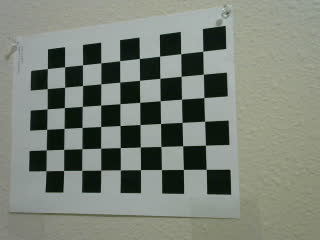
//> input picture cam_test/camera_calibration/images/R/img1.jpg, 320 x 240 px; its folder holds 5 pictures in this run
$ ./calibrate   (built with g++ and OpenCV 4)
//> lines starting //> are read from the running program, lines starting //| are printed output that depends on the picture; after the words box and inside, x2 and y2 are one past the last pixel; in counts of white or black regions, pixels touching at a corner belong together
#include <opencv2/opencv.hpp>
#include <opencv2/calib3d/calib3d.hpp>
#include <opencv2/calib3d/calib3d_c.h>
#include <opencv2/highgui/highgui.hpp>
#include <opencv2/highgui/highgui_c.h>
#include <opencv2/imgproc/imgproc.hpp>
#include <stdio.h>
#include <iostream>

#define DEBUG
// Defining the dimensions of checkerboard
int CHECKERBOARD[2]{6,9};

int main()
{
  // Creating vector to store vectors of 3D points for each checkerboard image
  std::vector<std::vector<cv::Point3f> > objpoints;

  // Creating vector to store vectors of 2D points for each checkerboard image
  std::vector<std::vector<cv::Point2f> > imgpoints;

  // Defining the world coordinates for 3D points
  std::vector<cv::Point3f> objp;
  for(int i{0}; i<CHECKERBOARD[1]; i++)
  {
    for(int j{0}; j<CHECKERBOARD[0]; j++)
      objp.push_back(cv::Point3f(j,i,0));
  }


  // Extracting path of individual image stored in a given directory
  std::vector<cv::String> images;

  // Path of the folder containing checkerboard images
  std::string path = "./images/R/*.jpg";

  try{
    cv::glob(path, images);

  }
  catch(...){
    std::cout << "Error: Caught error\n";
    return 1;
  }

  cv::Mat frame, gray;
  // vector to store the pixel coordinates of detected checker board corners
  std::vector<cv::Point2f> corner_pts;
  bool success;

  // Looping over all the images in the directory
  for(int i{0}; i<images.size(); i++)
  {
    frame = cv::imread(images[i]);
//> frame is the input picture: 240 rows x 320 cols, CV_8UC3; mean B, G, R 120, 130.2, 123.6
    cv::cvtColor(frame,gray,cv::COLOR_BGR2GRAY);

    // Finding checker board corners
    // If desired number of corners are found in the image then success = true
    success = cv::findChessboardCorners(gray, cv::Size(CHECKERBOARD[0], CHECKERBOARD[1]), corner_pts, CV_CALIB_CB_ADAPTIVE_THRESH | CV_CALIB_CB_FAST_CHECK | CV_CALIB_CB_NORMALIZE_IMAGE);
//> success = true; corner_pts = 54 Points (x, y), first 12: [202.7, 51.26], [203.3, 74.12], [203.9, 97.48], [204.6, 121.4], [205.5, 145.2], [206.1, 169.4], [180.8, 53.71], [181.1, 76.37], [181.5, 99.3], [182.2, 122.4], [182.7, 145.7], [183.4, 169.4]

    /*
     * If desired number of corner are detected,
     * we refine the pixel coordinates and display
     * them on the images of checker board
    */
    if(success)
    {
      cv::TermCriteria criteria(CV_TERMCRIT_EPS | CV_TERMCRIT_ITER, 30, 0.001);

      // refining pixel coordinates for given 2d points.
      cv::cornerSubPix(gray,corner_pts,cv::Size(11,11), cv::Size(-1,-1),criteria);
//> corner_pts = 54 Points (x, y), first 12: [202.8, 51.24], [203.4, 74.2], [203.8, 97.58], [204.6, 121.3], [205.4, 145.2], [206.3, 169.4], [180.7, 53.67], [181.1, 76.28], [181.5, 99.19], [182.1, 122.4], [182.7, 145.7], [183.4, 169.4]

      // Displaying the detected corner points on the checker board
      cv::drawChessboardCorners(frame, cv::Size(CHECKERBOARD[0], CHECKERBOARD[1]), corner_pts, success);
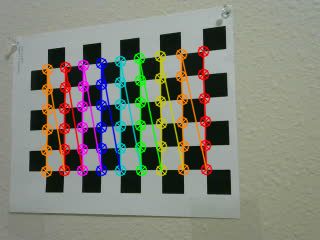
//> frame: 240 rows x 320 cols, CV_8UC3; 12.32% of pixels changed, all inside (x1, y1, x2, y2) = (40, 45, 213, 178)

      objpoints.push_back(objp);
      imgpoints.push_back(corner_pts);
//> imgpoints = 1 point lists
    }
    else{
      std::cout << "NO SUCCESS" << i << "\n" ;
    }

#ifndef DEBUG
    cv::imshow("Image",frame);
    cv::waitKey(0);
#endif
  }
//> pass 2 of the loop `for(int i{0}; i<images.size(); i++)`:
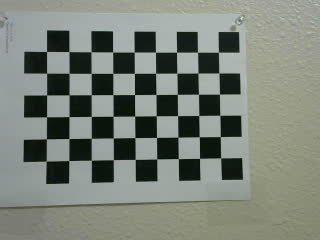
//> input picture cam_test/camera_calibration/images/R/img10.jpg, 320 x 240 px
//> frame is the input picture: 240 rows x 320 cols, CV_8UC3; mean B, G, R 120.5, 129.9, 123.3
//> `success = cv::findChessboardCorners(gray, cv::Size(CHECKERBOARD[0], CH..`: corner_pts = 54 Points (x, y), first 12: [218.3, 52.2], [219, 72.99], [219.7, 94.07], [219.5, 115.6], [220.3, 136.9], [220.7, 157.9], [197.4, 52.29], [197.7, 72.71], [198.4, 93.98], [198.9, 115.3], [199, 137], [199.5, 158.3]
//> `cv::cornerSubPix(gray,corner_pts,cv::Size(11,11), cv::Size(-1,-1),crit..`: corner_pts = 54 Points (x, y), first 12: [218.4, 52.25], [218.8, 72.98], [219.5, 94.15], [219.8, 115.3], [220.3, 136.6], [220.6, 157.9], [197.5, 52.19], [197.9, 73.06], [198.5, 94.23], [198.7, 115.5], [199.3, 136.7], [199.5, 158.4]
//> `cv::drawChessboardCorners(frame, cv::Size(CHECKERBOARD[0], CHECKERBOAR..`:
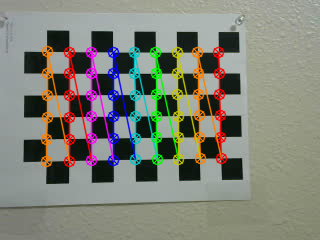
//> frame: 240 rows x 320 cols, CV_8UC3; 12.32% of pixels changed, all inside (x1, y1, x2, y2) = (40, 45, 228, 168)
//> imgpoints = 2 point lists
//> pass 3 of the loop `for(int i{0}; i<images.size(); i++)`:
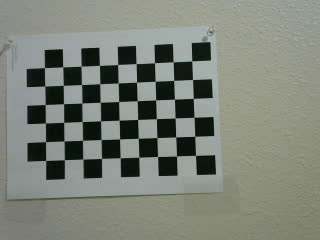
//> input picture cam_test/camera_calibration/images/R/img2.jpg, 320 x 240 px
//> frame is the input picture: 240 rows x 320 cols, CV_8UC3; mean B, G, R 120.5, 130.5, 124.8
//> `success = cv::findChessboardCorners(gray, cv::Size(CHECKERBOARD[0], CH..`: corner_pts = 54 Points (x, y), first 12: [191.6, 60.94], [192.5, 79.5], [193.3, 98.47], [194.1, 117.3], [194.7, 136.3], [195.5, 155.5], [173.1, 61.79], [173.6, 80.35], [174.5, 99.25], [175.2, 117.9], [175.6, 136.8], [176.5, 156.1]
//> `cv::cornerSubPix(gray,corner_pts,cv::Size(11,11), cv::Size(-1,-1),crit..`: corner_pts = 54 Points (x, y), first 12: [191.7, 60.91], [192.5, 79.51], [193.3, 98.39], [194.1, 117.3], [194.7, 136.3], [195.5, 155.4], [173.1, 61.74], [173.7, 80.41], [174.4, 99.22], [175.1, 117.9], [175.7, 136.9], [176.5, 155.9]
//> `cv::drawChessboardCorners(frame, cv::Size(CHECKERBOARD[0], CHECKERBOAR..`:
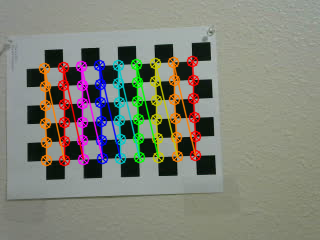
//> frame: 240 rows x 320 cols, CV_8UC3; 11.29% of pixels changed, all inside (x1, y1, x2, y2) = (38, 55, 202, 167)
//> imgpoints = 3 point lists
//> the loop made 5 passes; the first 3 are shown

  cv::destroyAllWindows();

  cv::Mat cameraMatrix,distCoeffs,R,T;

  /*
   * Performing camera calibration by
   * passing the value of known 3D points (objpoints)
   * and corresponding pixel coordinates of the
   * detected corners (imgpoints)
  */
  cv::calibrateCamera(objpoints, imgpoints, cv::Size(gray.rows,gray.cols), cameraMatrix, distCoeffs, R, T);

  std::cout << "cameraMatrix : " << cameraMatrix << std::endl;
  std::cout << "distCoeffs : " << distCoeffs << std::endl;
  std::cout << "Rotation vector : " << R << std::endl;
  std::cout << "Translation vector : " << T << std::endl;


// apply transformation

  frame = cv::imread("images/R/img8.jpg");
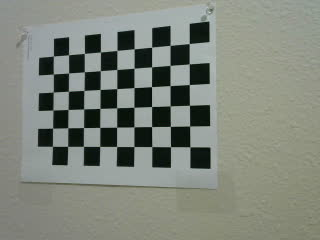
//> input picture cam_test/camera_calibration/images/R/img8.jpg, 320 x 240 px
//> frame is the input picture: 240 rows x 320 cols, CV_8UC3; mean B, G, R 123.4, 133.1, 127.5


  cv::Mat dst, map1, map2,new_camera_matrix;
  cv::Size imageSize(cv::Size(frame.cols,frame.rows));
//> imageSize = Size(320, 240)
#ifdef DEBUG
  std::cout << "\tF-Col: " << frame.cols << "    F-Row: " << frame.rows << std::endl;
//| 	F-Col: 320    F-Row: 240
#endif

// Refining the camera matrix using parameters obtained by calibration
  new_camera_matrix = cv::getOptimalNewCameraMatrix(cameraMatrix, distCoeffs, imageSize, 1, imageSize, 0);

// Method 1 to undistort the image
  //cv::undistort( frame, dst, new_camera_matrix, distCoeffs, new_camera_matrix );

// Method 2 to undistort the image
cv::initUndistortRectifyMap(cameraMatrix, distCoeffs, cv::Mat(),cv::getOptimalNewCameraMatrix(cameraMatrix, distCoeffs, imageSize, 1, imageSize, 0),imageSize, CV_16SC2, map1, map2);
cv::remap(frame, dst, map1, map2, cv::INTER_LINEAR);


//Displaying the undistorted image
  cv::imshow("undistorted image",dst);
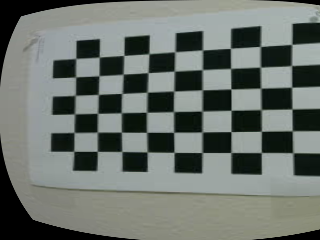
//> window 'undistorted image': 240 rows x 320 cols, CV_8UC3; mean B, G, R 108.6, 114.2, 107.6
  cv::waitKey(0);;

  return 0;
}

/*
cv::Mat dst, map1, map2,new_camera_matrix;
cv::Size imageSize(cv::Size(image.cols,image.rows));

// Refining the camera matrix using parameters obtained by calibration
new_camera_matrix = cv::getOptimalNewCameraMatrix(cameraMatrix, distCoeffs, imageSize, 1, imageSize, 0);

// Method 1 to undistort the image
cv::undistort( frame, dst, new_camera_matrix, distCoeffs, new_camera_matrix );

// Method 2 to undistort the image
cv::initUndistortRectifyMap(cameraMatrix, distCoeffs, cv::Mat(),cv::getOptimalNewCameraMatrix(cameraMatrix, distCoeffs, imageSize, 1, imageSize, 0),imageSize, CV_16SC2, map1, map2);

cv::remap(frame, dst, map1, map2, cv::INTER_LINEAR);

//Displaying the undistorted image
cv::imshow("undistorted image",dst);
cv::waitKey(0);;

 *
 * */
